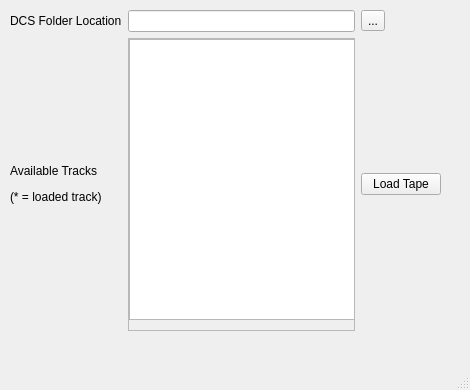
<?xml version="1.0" encoding="UTF-8"?>
<ui version="4.0">
 <class>MainWindow</class>
 <widget class="QMainWindow" name="MainWindow">
  <property name="geometry">
   <rect>
    <x>0</x>
    <y>0</y>
    <width>470</width>
    <height>390</height>
   </rect>
  </property>
  <property name="windowTitle">
   <string>F-14 Tape Manager</string>
  </property>
  <widget class="QWidget" name="centralwidget">
   <widget class="QWidget" name="gridLayoutWidget">
    <property name="geometry">
     <rect>
      <x>10</x>
      <y>10</y>
      <width>431</width>
      <height>321</height>
     </rect>
    </property>
    <layout class="QGridLayout" name="gridLayout">
     <item row="0" column="0">
      <widget class="QLabel" name="label">
       <property name="text">
        <string>DCS Folder Location</string>
       </property>
      </widget>
     </item>
     <item row="0" column="2">
      <widget class="QToolButton" name="folderPicker">
       <property name="text">
        <string>...</string>
       </property>
      </widget>
     </item>
     <item row="0" column="1">
      <widget class="QLineEdit" name="folderDisplay">
       <property name="readOnly">
        <bool>true</bool>
       </property>
      </widget>
     </item>
     <item row="1" column="1">
      <widget class="QScrollArea" name="scrollArea">
       <property name="widgetResizable">
        <bool>true</bool>
       </property>
       <widget class="QWidget" name="scrollAreaWidgetContents">
        <property name="geometry">
         <rect>
          <x>0</x>
          <y>0</y>
          <width>244</width>
          <height>291</height>
         </rect>
        </property>
        <widget class="QListWidget" name="tapePicker">
         <property name="geometry">
          <rect>
           <x>0</x>
           <y>0</y>
           <width>256</width>
           <height>281</height>
          </rect>
         </property>
        </widget>
       </widget>
      </widget>
     </item>
     <item row="1" column="0">
      <widget class="QLabel" name="label_2">
       <property name="text">
        <string>&lt;html&gt;&lt;head/&gt;&lt;body&gt;&lt;p&gt;Available Tracks&lt;/p&gt;&lt;p&gt;(* = loaded track)&lt;/p&gt;&lt;/body&gt;&lt;/html&gt;</string>
       </property>
      </widget>
     </item>
     <item row="1" column="2">
      <widget class="QPushButton" name="tapeLoad">
       <property name="text">
        <string>Load Tape</string>
       </property>
      </widget>
     </item>
    </layout>
   </widget>
  </widget>
  <widget class="QMenuBar" name="menubar">
   <property name="geometry">
    <rect>
     <x>0</x>
     <y>0</y>
     <width>470</width>
     <height>21</height>
    </rect>
   </property>
  </widget>
  <widget class="QStatusBar" name="statusbar"/>
 </widget>
 <resources/>
 <connections/>
</ui>
